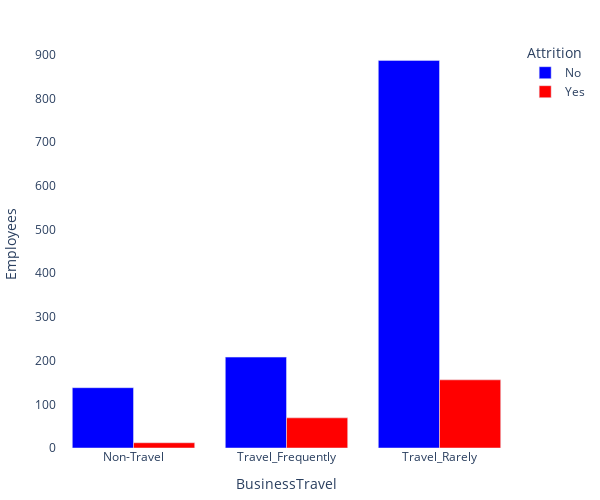
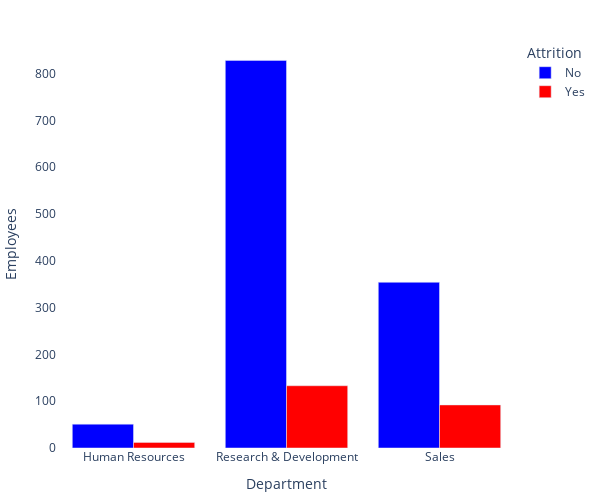
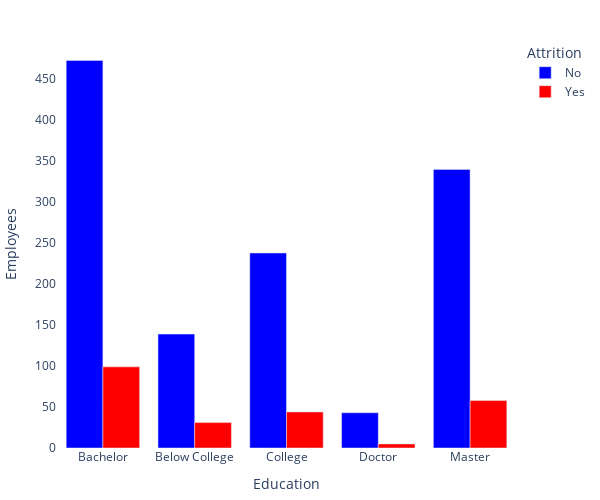
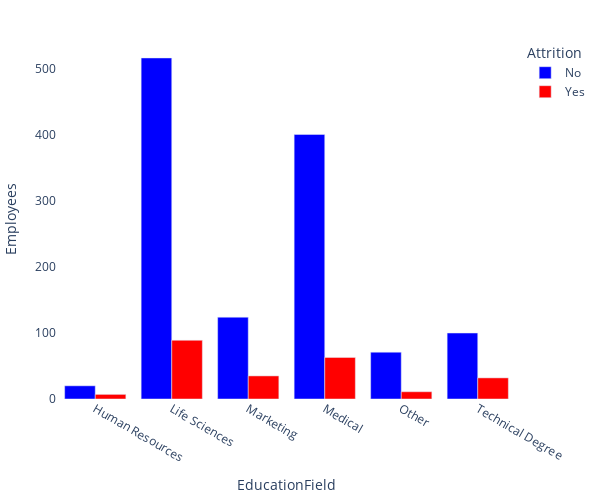

These figures' notebook cell, in order:
### Code cell
#categorical_features = ['Age', 'MonthlyIncome', 'Department', 'JobSatisfaction', 'MonthlyIncome', 'YearsAtCompany', 'Gender', 'JobLevel', 'YearsInCurrentRole' ]
categorical_features = ['BusinessTravel', 'Department', 'Education',
       'EducationField', 'EnvironmentSatisfaction', 'Gender', 'JobInvolvement',
       'JobRole', 'JobSatisfaction', 'MaritalStatus', 'Over18', 'OverTime',
       'PerformanceRating', 'RelationshipSatisfaction', 'WorkLifeBalance']

for feature in categorical_features:

    counts = data[["EmployeeCount", "Attrition", feature]].groupby(["Attrition", feature]).count().reset_index()
    fig = px.bar(counts, x=feature, y="EmployeeCount", color="Attrition", color_discrete_map={"Yes": "red", "No": "blue"}, barmode="stack")

    #Customize the layout
    fig.update_layout(
        margin=dict(l=10, r=10, t=40, b=40),
        height=500,     # Fixed height
        width=600,      # Fixed width
        paper_bgcolor='rgba(0,0,0,0)',  # Transparent background for the whole figure
        plot_bgcolor='rgba(0,0,0,0)',   # Transparent background for the plot area
        yaxis_title='Employees',
        xaxis_title=feature,
        barmode='group',  # Group bars based on the category column
        xaxis=dict(
            showline=False,
            zeroline=False,
            gridcolor='rgba(0,0,0,0)',
        ))
    
    #Show the plot
    fig.show()

### Figure 1 — Plotly figure (JSON) as saved in the notebook; plotly's stock layout.template omitted (floating-point values rounded to 4 significant figures)
{"data": [{"alignmentgroup": "True", "hovertemplate": "Attrition=No<br>BusinessTravel=%{x}<br>EmployeeCount=%{y}<extra></extra>", "legendgroup": "No", "marker": {"color": "blue", "pattern": {"shape": ""}}, "name": "No", "offsetgroup": "No", "orientation": "v", "showlegend": true, "textposition": "auto", "type": "bar", "x": ["Non-Travel", "Travel_Frequently", "Travel_Rarely"], "xaxis": "x", "y": [138, 208, 887], "yaxis": "y"}, {"alignmentgroup": "True", "hovertemplate": "Attrition=Yes<br>BusinessTravel=%{x}<br>EmployeeCount=%{y}<extra></extra>", "legendgroup": "Yes", "marker": {"color": "red", "pattern": {"shape": ""}}, "name": "Yes", "offsetgroup": "Yes", "orientation": "v", "showlegend": true, "textposition": "auto", "type": "bar", "x": ["Non-Travel", "Travel_Frequently", "Travel_Rarely"], "xaxis": "x", "y": [12, 69, 156], "yaxis": "y"}], "layout": {"barmode": "group", "height": 500, "legend": {"title": {"text": "Attrition"}, "tracegroupgap": 0}, "margin": {"b": 40, "l": 10, "r": 10, "t": 40}, "paper_bgcolor": "rgba(0,0,0,0)", "plot_bgcolor": "rgba(0,0,0,0)", "width": 600, "xaxis": {"anchor": "y", "domain": [0, 1], "gridcolor": "rgba(0,0,0,0)", "showline": false, "title": {"text": "BusinessTravel"}, "zeroline": false}, "yaxis": {"anchor": "x", "domain": [0, 1], "title": {"text": "Employees"}}}}

### Figure 2 — Plotly figure (JSON) as saved in the notebook; plotly's stock layout.template omitted (floating-point values rounded to 4 significant figures)
{"data": [{"alignmentgroup": "True", "hovertemplate": "Attrition=No<br>Department=%{x}<br>EmployeeCount=%{y}<extra></extra>", "legendgroup": "No", "marker": {"color": "blue", "pattern": {"shape": ""}}, "name": "No", "offsetgroup": "No", "orientation": "v", "showlegend": true, "textposition": "auto", "type": "bar", "x": ["Human Resources", "Research & Development", "Sales"], "xaxis": "x", "y": [51, 828, 354], "yaxis": "y"}, {"alignmentgroup": "True", "hovertemplate": "Attrition=Yes<br>Department=%{x}<br>EmployeeCount=%{y}<extra></extra>", "legendgroup": "Yes", "marker": {"color": "red", "pattern": {"shape": ""}}, "name": "Yes", "offsetgroup": "Yes", "orientation": "v", "showlegend": true, "textposition": "auto", "type": "bar", "x": ["Human Resources", "Research & Development", "Sales"], "xaxis": "x", "y": [12, 133, 92], "yaxis": "y"}], "layout": {"barmode": "group", "height": 500, "legend": {"title": {"text": "Attrition"}, "tracegroupgap": 0}, "margin": {"b": 40, "l": 10, "r": 10, "t": 40}, "paper_bgcolor": "rgba(0,0,0,0)", "plot_bgcolor": "rgba(0,0,0,0)", "width": 600, "xaxis": {"anchor": "y", "domain": [0, 1], "gridcolor": "rgba(0,0,0,0)", "showline": false, "title": {"text": "Department"}, "zeroline": false}, "yaxis": {"anchor": "x", "domain": [0, 1], "title": {"text": "Employees"}}}}

### Figure 3 — Plotly figure (JSON) as saved in the notebook; plotly's stock layout.template omitted (floating-point values rounded to 4 significant figures)
{"data": [{"alignmentgroup": "True", "hovertemplate": "Attrition=No<br>Education=%{x}<br>EmployeeCount=%{y}<extra></extra>", "legendgroup": "No", "marker": {"color": "blue", "pattern": {"shape": ""}}, "name": "No", "offsetgroup": "No", "orientation": "v", "showlegend": true, "textposition": "auto", "type": "bar", "x": ["Bachelor", "Below College", "College", "Doctor", "Master"], "xaxis": "x", "y": [473, 139, 238, 43, 340], "yaxis": "y"}, {"alignmentgroup": "True", "hovertemplate": "Attrition=Yes<br>Education=%{x}<br>EmployeeCount=%{y}<extra></extra>", "legendgroup": "Yes", "marker": {"color": "red", "pattern": {"shape": ""}}, "name": "Yes", "offsetgroup": "Yes", "orientation": "v", "showlegend": true, "textposition": "auto", "type": "bar", "x": ["Bachelor", "Below College", "College", "Doctor", "Master"], "xaxis": "x", "y": [99, 31, 44, 5, 58], "yaxis": "y"}], "layout": {"barmode": "group", "height": 500, "legend": {"title": {"text": "Attrition"}, "tracegroupgap": 0}, "margin": {"b": 40, "l": 10, "r": 10, "t": 40}, "paper_bgcolor": "rgba(0,0,0,0)", "plot_bgcolor": "rgba(0,0,0,0)", "width": 600, "xaxis": {"anchor": "y", "domain": [0, 1], "gridcolor": "rgba(0,0,0,0)", "showline": false, "title": {"text": "Education"}, "zeroline": false}, "yaxis": {"anchor": "x", "domain": [0, 1], "title": {"text": "Employees"}}}}

### Figure 4 — Plotly figure (JSON) as saved in the notebook; plotly's stock layout.template omitted (floating-point values rounded to 4 significant figures)
{"data": [{"alignmentgroup": "True", "hovertemplate": "Attrition=No<br>EducationField=%{x}<br>EmployeeCount=%{y}<extra></extra>", "legendgroup": "No", "marker": {"color": "blue", "pattern": {"shape": ""}}, "name": "No", "offsetgroup": "No", "orientation": "v", "showlegend": true, "textposition": "auto", "type": "bar", "x": ["Human Resources", "Life Sciences", "Marketing", "Medical", "Other", "Technical Degree"], "xaxis": "x", "y": [20, 517, 124, 401, 71, 100], "yaxis": "y"}, {"alignmentgroup": "True", "hovertemplate": "Attrition=Yes<br>EducationField=%{x}<br>EmployeeCount=%{y}<extra></extra>", "legendgroup": "Yes", "marker": {"color": "red", "pattern": {"shape": ""}}, "name": "Yes", "offsetgroup": "Yes", "orientation": "v", "showlegend": true, "textposition": "auto", "type": "bar", "x": ["Human Resources", "Life Sciences", "Marketing", "Medical", "Other", "Technical Degree"], "xaxis": "x", "y": [7, 89, 35, 63, 11, 32], "yaxis": "y"}], "layout": {"barmode": "group", "height": 500, "legend": {"title": {"text": "Attrition"}, "tracegroupgap": 0}, "margin": {"b": 40, "l": 10, "r": 10, "t": 40}, "paper_bgcolor": "rgba(0,0,0,0)", "plot_bgcolor": "rgba(0,0,0,0)", "width": 600, "xaxis": {"anchor": "y", "domain": [0, 1], "gridcolor": "rgba(0,0,0,0)", "showline": false, "title": {"text": "EducationField"}, "zeroline": false}, "yaxis": {"anchor": "x", "domain": [0, 1], "title": {"text": "Employees"}}}}
